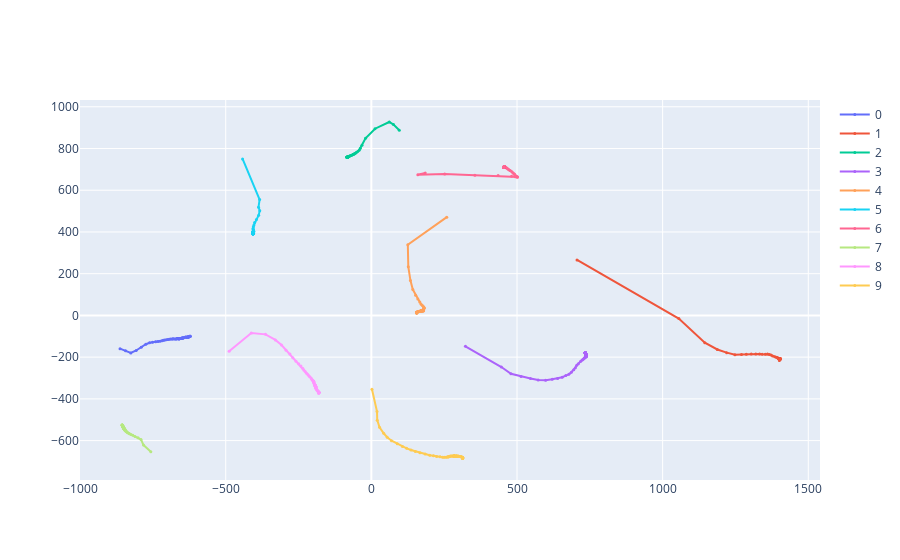

The notebook cell this image was saved under:
### Code cell
import plotly.graph_objects as go
fig = go.Figure()

for cluster_id in range(0, 10):
    fig.add_trace(
        go.Scatter(x=history_full[:,cluster_id, 0], 
                   y=history_full[:,cluster_id, 1], 
                   mode='lines+markers', name=cluster_id, marker=dict(size=3))
    )
fig.show()
